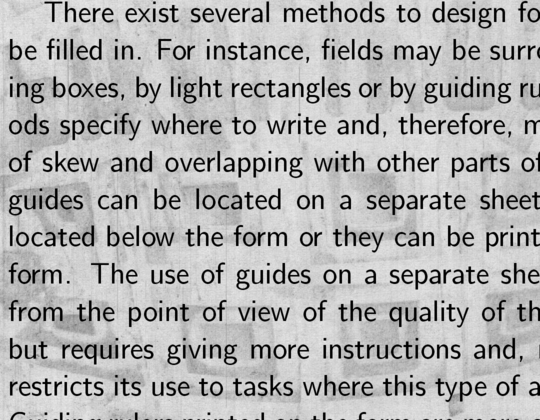
#> input picture denoising-dirty-documents/train/116.png, 540 x 420 px; its folder holds only this picture in this run
$ python data_augment.py
#> lines starting #> are read from the running program, lines starting #| are printed output that depends on the picture
import cv2
from glob import glob
import random
import os
import re
import shutil

# trainA
files = sorted(glob("./denoising-dirty-documents/train/*.png"))
total_trainA = len(files) * 8
if len(glob('./datasets/noisytext/trainA/*.png')) < total_trainA:
    for idx, file in enumerate(files):
        img_orig = cv2.imread(file)
#> img_orig is the input picture: shape (420, 540, 3); min 0, max 234, mean 177.7
        img_rot90 = cv2.rotate(img_orig, cv2.ROTATE_90_CLOCKWISE)
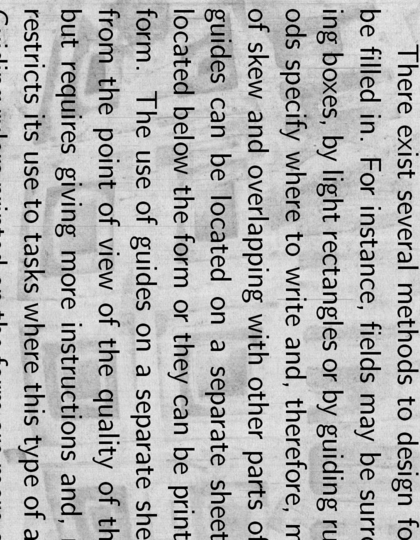
#> img_rot90: shape (540, 420, 3); min 0, max 234, mean 177.7
        img_rot180 = cv2.rotate(img_orig, cv2.ROTATE_180)
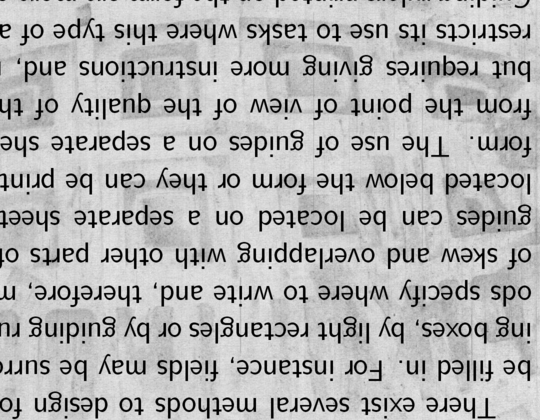
#> img_rot180: shape (420, 540, 3); min 0, max 234, mean 177.7
        img_rot270 = cv2.rotate(img_orig, cv2.ROTATE_90_COUNTERCLOCKWISE)
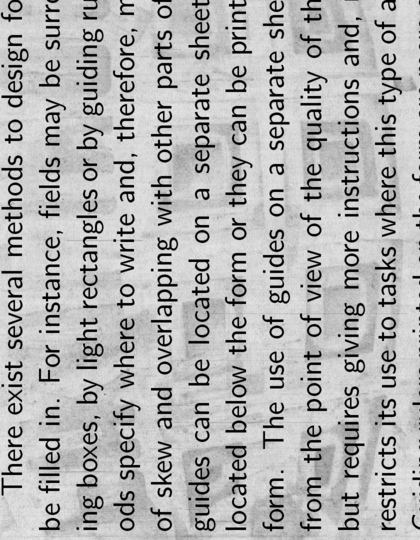
#> img_rot270: shape (540, 420, 3); min 0, max 234, mean 177.7
        img_flip = cv2.flip(img_orig, 1)
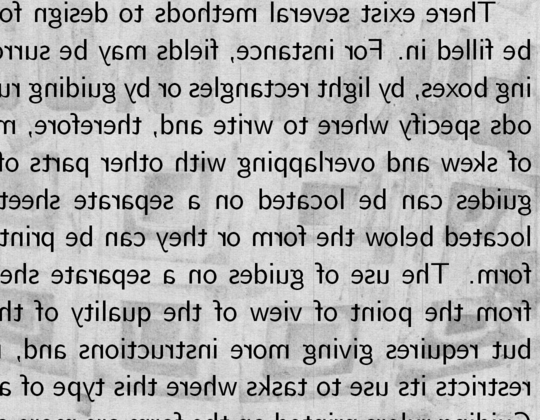
#> img_flip: shape (420, 540, 3); min 0, max 234, mean 177.7
        img_flip_rot90 = cv2.rotate(img_flip, cv2.ROTATE_90_CLOCKWISE)
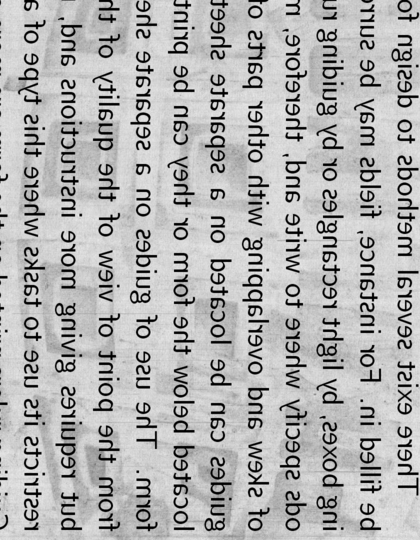
#> img_flip_rot90: shape (540, 420, 3); min 0, max 234, mean 177.7
        img_flip_rot180 = cv2.rotate(img_flip, cv2.ROTATE_180)
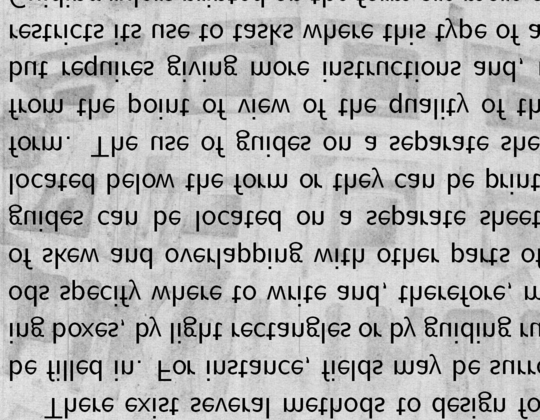
#> img_flip_rot180: shape (420, 540, 3); min 0, max 234, mean 177.7
        img_flip_rot270 = cv2.rotate(img_flip, cv2.ROTATE_90_COUNTERCLOCKWISE)
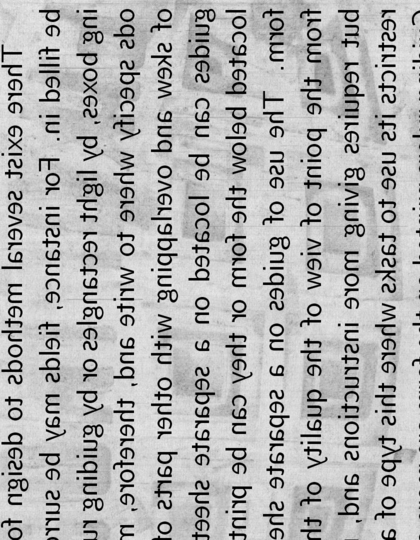
#> img_flip_rot270: shape (540, 420, 3); min 0, max 234, mean 177.7

        for orient, img in enumerate([img_orig, img_rot90, img_rot180, img_rot270, img_flip, img_flip_rot90, img_flip_rot180, img_flip_rot270]):
            new_file = './datasets/noisytext/trainA/img_%04d.png' % (idx * 8 + orient)
            cv2.imwrite(new_file, img)
            print(file + ' -> ' + new_file)
#> this loop made 8 passes
#> new_file on passes 1 to 8: './datasets/noisytext/trainA/img_0000.png', './datasets/noisytext/trainA/img_0001.png', './datasets/noisytext/trainA/img_0002.png', './datasets/noisytext/trainA/img_0003.png', './datasets/noisytext/trainA/img_0004.png', './datasets/noisytext/trainA/img_0005.png', './datasets/noisytext/trainA/img_0006.png', './datasets/noisytext/trainA/img_0007.png'
#| ./denoising-dirty-documents/train/116.png -> ./datasets/noisytext/trainA/img_0000.png
#| ./denoising-dirty-documents/train/116.png -> ./datasets/noisytext/trainA/img_0001.png
#| ./denoising-dirty-documents/train/116.png -> ./datasets/noisytext/trainA/img_0002.png
#| ./denoising-dirty-documents/train/116.png -> ./datasets/noisytext/trainA/img_0003.png
#| ./denoising-dirty-documents/train/116.png -> ./datasets/noisytext/trainA/img_0004.png
#| ./denoising-dirty-documents/train/116.png -> ./datasets/noisytext/trainA/img_0005.png
#| ./denoising-dirty-documents/train/116.png -> ./datasets/noisytext/trainA/img_0006.png
#| ./denoising-dirty-documents/train/116.png -> ./datasets/noisytext/trainA/img_0007.png

# trainB
files = sorted(glob("./denoising-dirty-documents/train_cleaned/*.png"))
total_trainB = len(files) * 8
if len(glob('./datasets/noisytext/trainB/*.png')) < total_trainB:
    for idx, file in enumerate(files):
        img_orig = cv2.imread(file)
        img_rot90 = cv2.rotate(img_orig, cv2.ROTATE_90_CLOCKWISE)
        img_rot180 = cv2.rotate(img_orig, cv2.ROTATE_180)
        img_rot270 = cv2.rotate(img_orig, cv2.ROTATE_90_COUNTERCLOCKWISE)
        img_flip = cv2.flip(img_orig, 1)
        img_flip_rot90 = cv2.rotate(img_flip, cv2.ROTATE_90_CLOCKWISE)
        img_flip_rot180 = cv2.rotate(img_flip, cv2.ROTATE_180)
        img_flip_rot270 = cv2.rotate(img_flip, cv2.ROTATE_90_COUNTERCLOCKWISE)

        for orient, img in enumerate(
                [img_orig, img_rot90, img_rot180, img_rot270, img_flip, img_flip_rot90, img_flip_rot180, img_flip_rot270]):
            new_file = './datasets/noisytext/trainB/img_%04d.png' % (idx * 8 + orient)
            cv2.imwrite(new_file, img)
            print(file + ' -> ' + new_file)


# Noisy Office dataset

files = sorted(glob("./NoisyOffice/SimulatedNoisyOffice/simulated_noisy_images_grayscale/*.png"))
total_trainA += len(files) * 8
total_trainB += len(files) * 8
curr_trainA = len(glob('./datasets/noisytext/trainA/*.png'))
if curr_trainA < total_trainA:
    for idx, file in enumerate(files, curr_trainA // 8):
        basename = os.path.basename(file)
        clean_file = './NoisyOffice/SimulatedNoisyOffice/clean_images_grayscale/' + re.sub(r'Noise[a-z]', 'Clean', basename)

        # trainA
        img_orig = cv2.imread(file)
        img_rot90 = cv2.rotate(img_orig, cv2.ROTATE_90_CLOCKWISE)
        img_rot180 = cv2.rotate(img_orig, cv2.ROTATE_180)
        img_rot270 = cv2.rotate(img_orig, cv2.ROTATE_90_COUNTERCLOCKWISE)
        img_flip = cv2.flip(img_orig, 1)
        img_flip_rot90 = cv2.rotate(img_flip, cv2.ROTATE_90_CLOCKWISE)
        img_flip_rot180 = cv2.rotate(img_flip, cv2.ROTATE_180)
        img_flip_rot270 = cv2.rotate(img_flip, cv2.ROTATE_90_COUNTERCLOCKWISE)

        for orient, img in enumerate([img_orig, img_rot90, img_rot180, img_rot270, img_flip, img_flip_rot90, img_flip_rot180, img_flip_rot270]):
            new_file = './datasets/noisytext/trainA/img_%04d.png' % (idx * 8 + orient)
            cv2.imwrite(new_file, img)
            print(file + ' -> ' + new_file)

        # trainB
        img_orig = cv2.imread(clean_file)
        img_rot90 = cv2.rotate(img_orig, cv2.ROTATE_90_CLOCKWISE)
        img_rot180 = cv2.rotate(img_orig, cv2.ROTATE_180)
        img_rot270 = cv2.rotate(img_orig, cv2.ROTATE_90_COUNTERCLOCKWISE)
        img_flip = cv2.flip(img_orig, 1)
        img_flip_rot90 = cv2.rotate(img_flip, cv2.ROTATE_90_CLOCKWISE)
        img_flip_rot180 = cv2.rotate(img_flip, cv2.ROTATE_180)
        img_flip_rot270 = cv2.rotate(img_flip, cv2.ROTATE_90_COUNTERCLOCKWISE)

        for orient, img in enumerate([img_orig, img_rot90, img_rot180, img_rot270, img_flip, img_flip_rot90, img_flip_rot180, img_flip_rot270]):
            new_file = './datasets/noisytext/trainB/img_%04d.png' % (idx * 8 + orient)
            cv2.imwrite(new_file, img)
            print(file + ' -> ' + new_file)

# Random sample for test dataset
random.seed(69)
test_perc = 0.15
test_quant = int(total_trainA // 8 * test_perc)
test_sample = sorted(random.sample(list(range(total_trainA // 8)), test_quant))

if len(glob('./datasets/noisytext/testA/*.png')) < test_quant:
    for idx in test_sample:
        for i in range(8):
            shutil.move("./datasets/noisytext/trainA/img_%04d.png" % (idx*8+i), "./datasets/noisytext/testA/img_%04d.png" % (idx*8+i))
            shutil.move("./datasets/noisytext/trainB/img_%04d.png" % (idx*8+i), "./datasets/noisytext/testB/img_%04d.png" % (idx*8+i))

$ run again, on denoising-dirty-documents/train/201.png
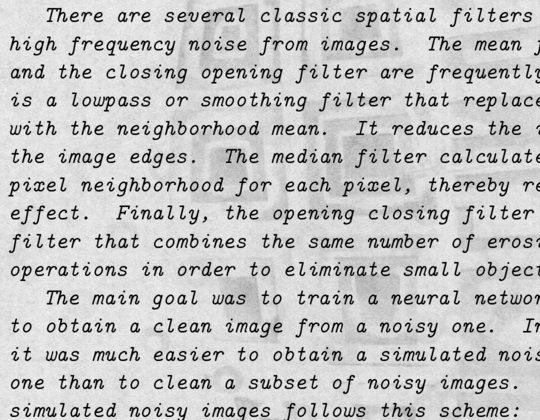
#> input picture denoising-dirty-documents/train/201.png, 540 x 420 px
#> img_orig is the input picture: shape (420, 540, 3); min 0, max 245, mean 195.5
#> `img_flip_rot90 = cv2.rotate(img_flip, cv2.ROTATE_90_CLOCKWISE)`:
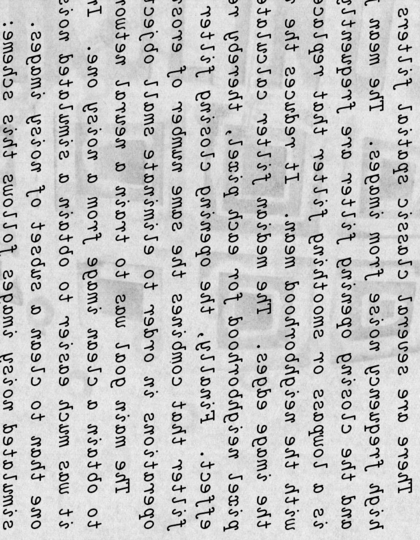
#> img_flip_rot90: shape (540, 420, 3); min 0, max 245, mean 195.5
#> `img_flip_rot270 = cv2.rotate(img_flip, cv2.ROTATE_90_COUNTERCLOCKWISE)`:
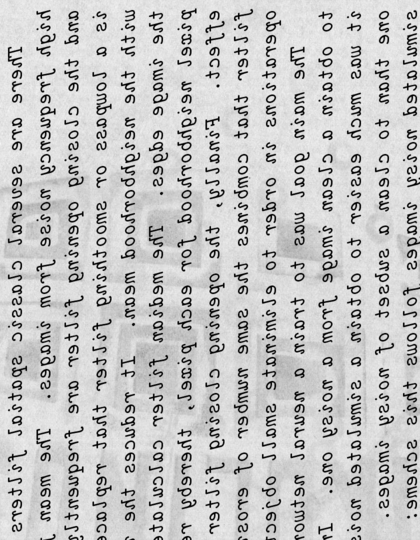
#> img_flip_rot270: shape (540, 420, 3); min 0, max 245, mean 195.5
#> the loop `for orient, img in enumerate([img_orig, img_rot90, img_rot180, img_rot..` made 8 passes
#> new_file on passes 1 to 8: './datasets/noisytext/trainA/img_0000.png', './datasets/noisytext/trainA/img_0001.png', './datasets/noisytext/trainA/img_0002.png', './datasets/noisytext/trainA/img_0003.png', './datasets/noisytext/trainA/img_0004.png', './datasets/noisytext/trainA/img_0005.png', './datasets/noisytext/trainA/img_0006.png', './datasets/noisytext/trainA/img_0007.png'
#> (printed output is left out)

$ run again, on denoising-dirty-documents/train/29.png
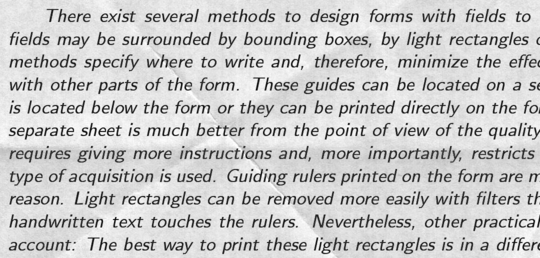
#> input picture denoising-dirty-documents/train/29.png, 540 x 258 px
#> img_orig is the input picture: shape (258, 540, 3); min 9, max 255, mean 200.7
#> `img_flip_rot90 = cv2.rotate(img_flip, cv2.ROTATE_90_CLOCKWISE)`:
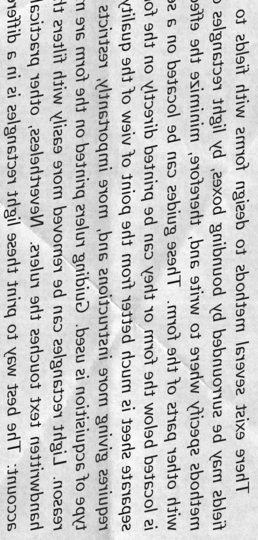
#> img_flip_rot90: shape (540, 258, 3); min 9, max 255, mean 200.7
#> `img_flip_rot270 = cv2.rotate(img_flip, cv2.ROTATE_90_COUNTERCLOCKWISE)`:
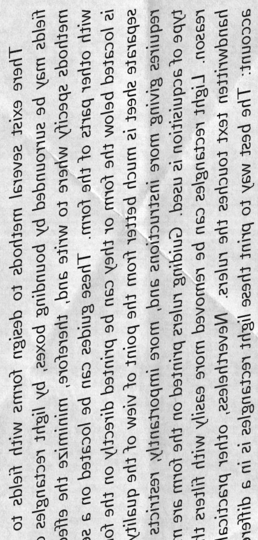
#> img_flip_rot270: shape (540, 258, 3); min 9, max 255, mean 200.7
#> the loop `for orient, img in enumerate([img_orig, img_rot90, img_rot180, img_rot..` made 8 passes
#> new_file on passes 1 to 8: './datasets/noisytext/trainA/img_0000.png', './datasets/noisytext/trainA/img_0001.png', './datasets/noisytext/trainA/img_0002.png', './datasets/noisytext/trainA/img_0003.png', './datasets/noisytext/trainA/img_0004.png', './datasets/noisytext/trainA/img_0005.png', './datasets/noisytext/trainA/img_0006.png', './datasets/noisytext/trainA/img_0007.png'
#> (printed output is left out)

$ run again, on denoising-dirty-documents/train/122.png
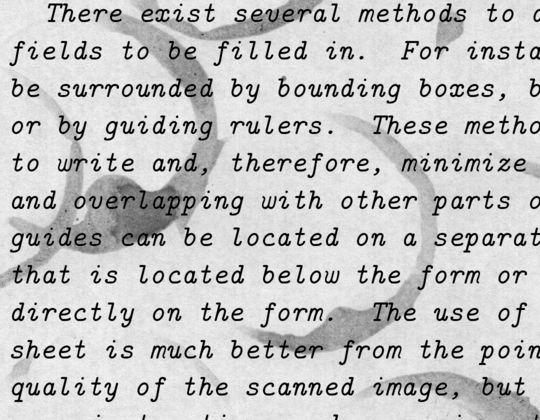
#> input picture denoising-dirty-documents/train/122.png, 540 x 420 px
#> img_orig is the input picture: shape (420, 540, 3); min 0, max 247, mean 196
#> `img_flip_rot270 = cv2.rotate(img_flip, cv2.ROTATE_90_COUNTERCLOCKWISE)`:
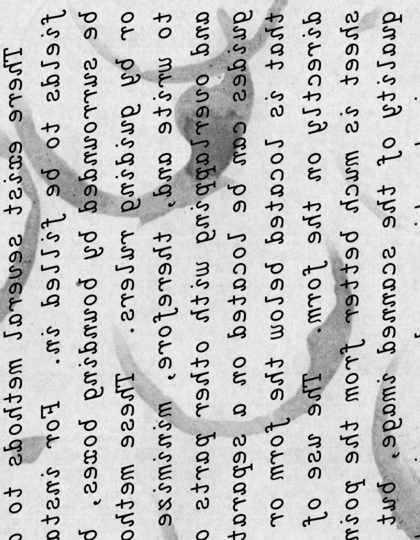
#> img_flip_rot270: shape (540, 420, 3); min 0, max 247, mean 196
#> the loop `for orient, img in enumerate([img_orig, img_rot90, img_rot180, img_rot..` made 8 passes
#> new_file on passes 1 to 8: './datasets/noisytext/trainA/img_0000.png', './datasets/noisytext/trainA/img_0001.png', './datasets/noisytext/trainA/img_0002.png', './datasets/noisytext/trainA/img_0003.png', './datasets/noisytext/trainA/img_0004.png', './datasets/noisytext/trainA/img_0005.png', './datasets/noisytext/trainA/img_0006.png', './datasets/noisytext/trainA/img_0007.png'
#> (printed output is left out)
